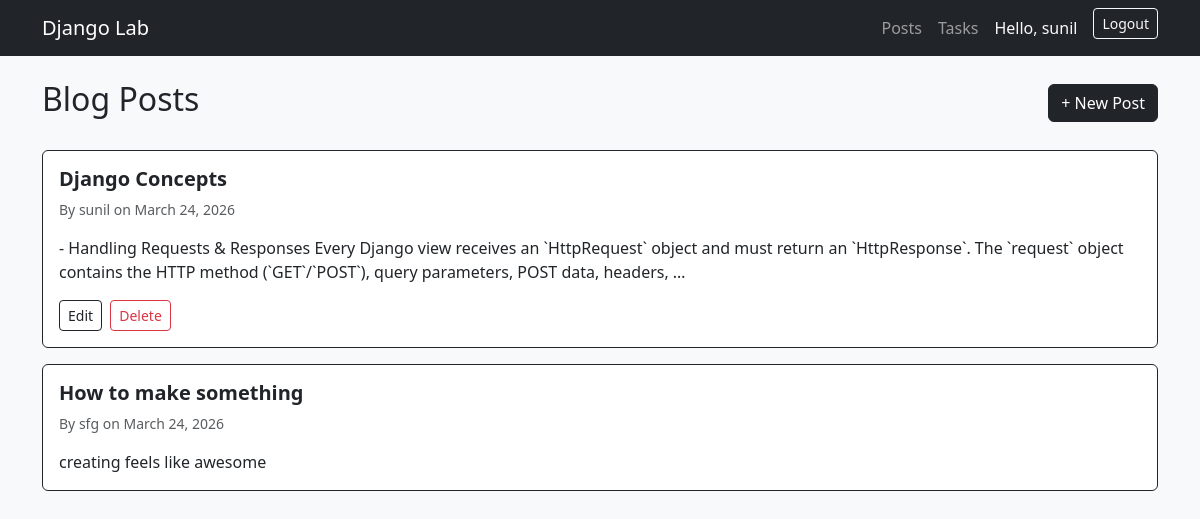
The page /posts/ (signed in) on the database its author committed.
### blog/models.py (models this page shows, shortened)
class Post(models.Model):
    title   = models.CharField(max_length=200)
    content = models.TextField()
    author  = models.ForeignKey(
        User,
        on_delete=models.CASCADE,
        related_name='posts'
    )
    created_at = models.DateTimeField(default=timezone.now)
    updated_at = models.DateTimeField(auto_now=True)
    is_published = models.BooleanField(default=True)
    class Meta:
        ordering = ['-created_at']

### blog/views.py (the view)
# urls.py: path('posts/',              views.post_list,     name='post_list'),
def post_list(request):
    posts = Post.objects.filter(is_published=True).select_related('author')
    return render(request, 'blog/post_list.html', {'posts': posts})

### blog/templates/blog/post_list.html (shortened to what this page needs)
{% extends 'blog/base.html' %}
{% block content %}
<div class="d-flex justify-content-between align-items-center mb-4">
  <h2>Blog Posts</h2>
  {% if user.is_authenticated %}
    <a href="{% url 'post_create' %}" class="btn btn-dark">+ New Post</a>
  {% endif %}
</div>
{% if posts %}
  {% for post in posts %}
    <div class="card mb-3 border-dark">
      <div class="card-body">
        <h5 class="card-title">
          <a href="{% url 'post_detail' post.pk %}" class="text-dark text-decoration-none fw-bold">{{ post.title }}</a>
        </h5>
        <p class="card-text text-muted small">
          By {{ post.author.username }} on {{ post.created_at|date:"F j, Y" }}
        </p>
        <p class="card-text">{{ post.content|truncatewords:30 }}</p>
        {% if user == post.author %}
          <a href="{% url 'post_update' post.pk %}" class="btn btn-sm btn-outline-dark">Edit</a>
          <a href="{% url 'post_delete' post.pk %}" class="btn btn-sm btn-outline-danger ms-1">Delete</a>
        {% endif %}
      </div>
    </div>
  {% endfor %}
{% else %}
  <p class="text-muted">No posts yet. Be the first to create one!</p>
{% endif %}
{% endblock %}

### blog/templates/blog/base.html (shortened to what this page needs)
<!DOCTYPE html>
<html lang="en">
<head>
  <link href="https://cdn.jsdelivr.net/npm/bootstrap@5.3.0/dist/css/bootstrap.min.css" rel="stylesheet">
</head>
<body class="bg-light text-dark">
  <nav class="navbar navbar-expand-lg navbar-dark bg-dark">
    <div class="container">
      <a class="navbar-brand" href="{% url 'home' %}">Django Lab</a>
      <div class="navbar-nav ms-auto">
        <a class="nav-link" href="{% url 'post_list' %}">Posts</a>
        <a class="nav-link" href="{% url 'task_list' %}">Tasks</a>
        {% if user.is_authenticated %}
          <span class="nav-link text-light">Hello, {{ user.username }}</span>
          <form method="POST" action="{% url 'logout' %}" class="d-inline">
            <button type="submit" class="btn btn-sm btn-outline-light ms-2">Logout</button>
          </form>
        {% else %}
          <a class="nav-link" href="{% url 'login' %}">Login</a>
          <a class="nav-link" href="{% url 'register' %}">Register</a>
        {% endif %}
      </div>
    </div>
  </nav>
  <main class="container my-4">
    {% block content %}{% endblock %}
  </main>
</body>
</html>

### rows shown on the page
Post: title "Django Concepts", author.username "sunil", created_at "March 24, 2026", content "- Handling Requests & Responses Every Django view receives an `HttpRequest` object and must return an `HttpResponse`. The `request` object contains the HTTP method (`GET`/`POST`), query parameters, POST data, headers, …", shows "Edit"
Post: title "How to make something", author.username "sfg", created_at "March 24, 2026", content "creating feels like awesome"

### other values the page prints
{{ user.username }} "sunil"
